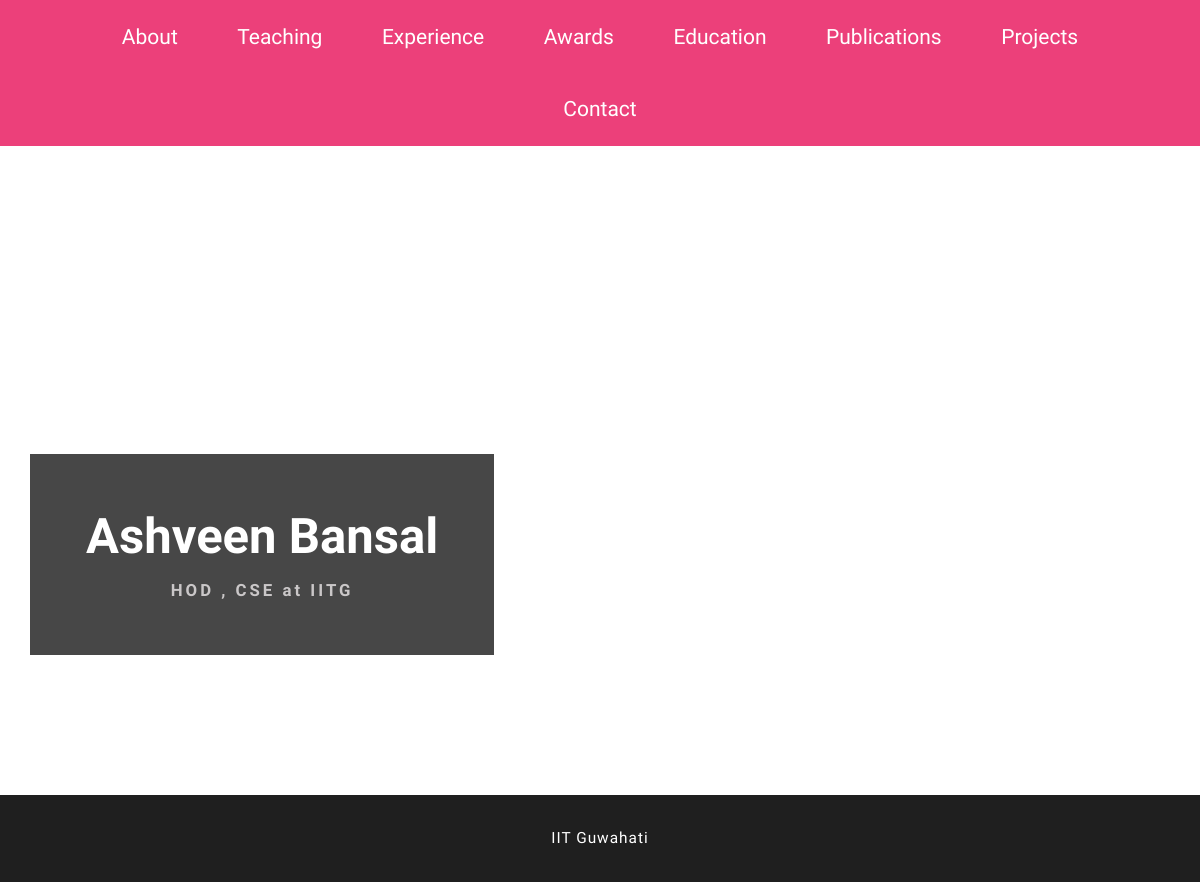
Before: /profile/StHome/ashveen with the older database file.
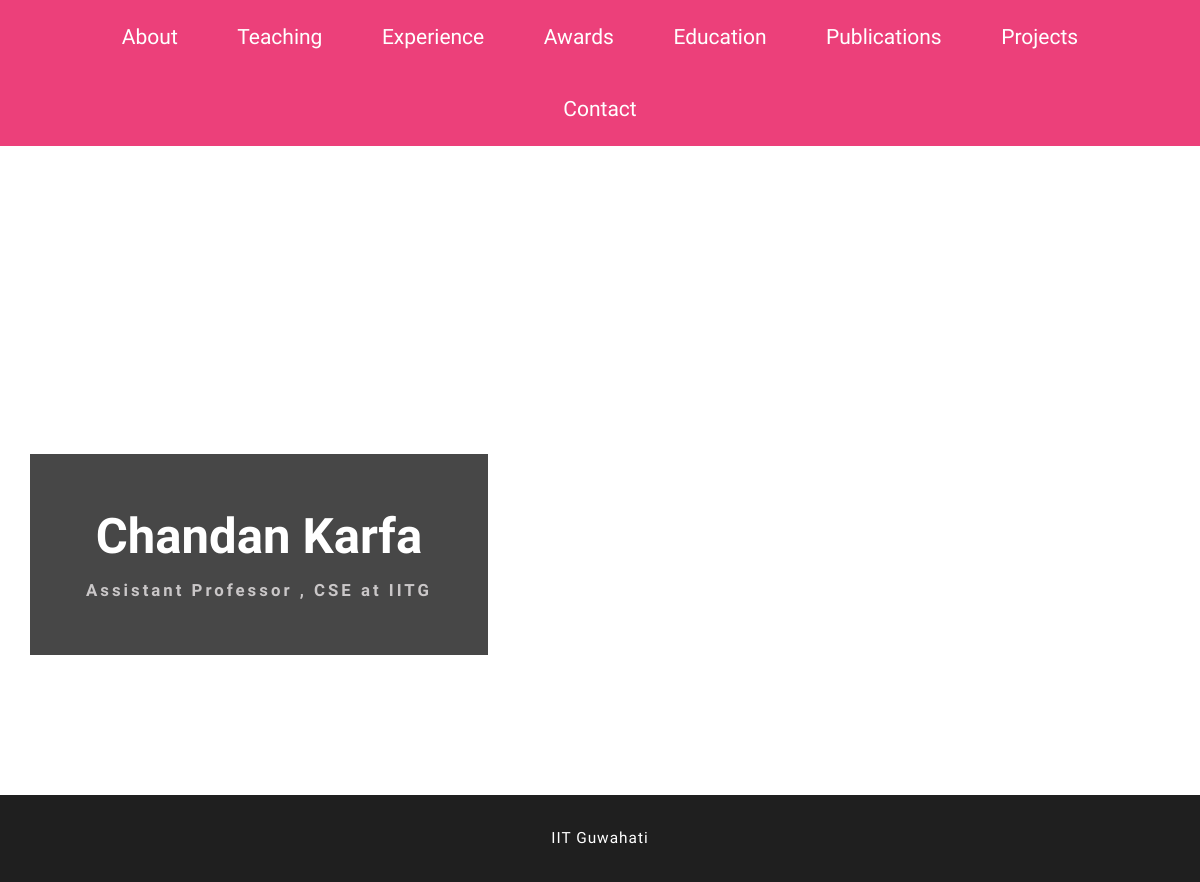
After: the same page with the newer database file.
### userprofile/models.py (models this page shows, shortened)
class About_us(models.Model):
    username = models.OneToOneField(User , on_delete=models.CASCADE,primary_key=True,related_name="xyz",)
    slug = models.SlugField(null=True, blank=True , unique=True)
    Name = models.CharField(max_length=200)
    Department = models.CharField(max_length=200)
    Institute = models.CharField(max_length=200)
    Departmental_post = models.CharField(max_length=200)
    Room_no = models.CharField(max_length=200)
    Phone = models.CharField(max_length=200)
    Email = models.CharField(max_length=200)
    Address = models.CharField(max_length=200)
    ResearchInterest = models.CharField(max_length=200)
    LinkedinURL = models.CharField(max_length=200)
    path = models.CharField(max_length=200)
    scholar = models.CharField(max_length=400)
    Image = models.CharField(max_length=400)
    sync = models.CharField(max_length=200)

### userprofile/views.py (the view)
# urls.py: url(r'^StHome/(?P<username>[\w.@+-]+)', views.StHome, name="StHome"),
def StHome(request,username):
        context = RequestContext(request)
        awards = Awards.objects.filter( username__username = username)
        teaching = Teaching.objects.filter( username__username = username)
        education = Education.objects.filter( username__username = username)
        experience = Experience.objects.filter( username__username = username)
        projecting = Projecting.objects.filter( username__username = username)
        publications = Publications.objects.filter( username__username = username)
        about_us = About_us.objects.filter( username__username = username)
        context = {
          'awards': awards,
          'teaching': teaching,
          'about_us': about_us,
          'education': education,
          'experience': experience,
          'projecting': projecting,
          'publications': publications,
        }
        return render(request, 'userprofile/StHome.html', context)

### userprofile/templates/userprofile/StHome.html (shortened to what this page needs)
{% load static %}
{% load staticfiles %}
<!DOCTYPE html>
<html lang="en">
<head>
<link href="{% static 'css/bootstrap.css' %}" type="text/css" rel="stylesheet" media="all">
<link href="{% static 'css/style1.css' %}" type="text/css" rel="stylesheet" media="all">
<link rel="stylesheet" href="{% static 'css/lightbox.css' %}">
</head>
<body>
	<div class="top-nav">
		<div class="container">
			<div class="collapse navbar-collapse" id="bs-example-navbar-collapse-1">
				<div class="menu">
					<ul class="nav navbar">
						<li><a href="#" data-toggle="modal" data-target="#about" class="w3ls-hover"><span data-letters="About">About </span></a></li>
						<li><a href="#" data-toggle="modal" data-target="#skill" class="w3ls-hover"><span data-letters="Teaching">Teaching</span></a></li>
						<li><a href="#" data-toggle="modal" data-target="#experience" class="w3ls-hover"><span data-letters="Experience">Experience </span></a></li>
						<li><a href="#" data-toggle="modal" data-target="#awards" class="w3ls-hover"><span data-letters="Awards">Awards </span></a></li>
						<li><a href="#" data-toggle="modal" data-target="#education" class="w3ls-hover"><span data-letters="Education">Education </span></a></li>
						<li><a href="#" data-toggle="modal" data-target="#publications" class="w3ls-hover"><span data-letters="Publications">Publications</span></a></li>
						<li><a href="#" data-toggle="modal" data-target="#projects" class="w3ls-hover"><span data-letters="Projects">Projects</span></a></li>
						<li><a href="#" data-toggle="modal" data-target="#contact" class="w3ls-hover"><span data-letters="Contact">Contact </span></a></li>
					</ul>
				</div>
			</div>
		</div>
	</div>
		<div class="container">
			<div class="banner-text agileinfo-text">
				{% for i in about_us %}
					<h1>{{i.Name}}</h1>
					<h6>{{i.Departmental_post}} , {{i.Department}} at {{i.Institute}}</h6>
				{% endfor %}
			</div>
		</div>
	<div class="footer">
		<div class="container">
			<p>IIT Guwahati</p>
		</div>
	</div>
</body>
</html>

### static/css/style1.css (style rules this page uses)
body { margin:0; font-family: 'Roboto Condensed', sans-serif; background: #fff; }
body a { transition: 0.5s all; -webkit-transition: 0.5s all; -moz-transition: 0.5s all; -o-transition: 0.5s all; -ms-transition: 0.5s all; text-decoration:none; }
h1,h2,h3,h4,h5,h6 { margin:0; font-family: 'Text Me One', sans-serif; }
p { margin:0; }
ul,label { margin:0; padding:0; }
.top-nav { background: #ec407a; }
.nav > li { display: inline-block; padding: 1.5em 2em; }
ul.nav.navbar { margin: 0; text-align: center; }
ul.nav.navbar li a { color: #fff; padding: 0; font-size: 1.5em; font-family: 'Text Me One', sans-serif; }
.w3ls-hover span { display: block; position: relative; }
.w3ls-hover span::before { content: attr(data-letters); position: absolute; color: #000; left: 0; overflow: hidden; white-space: nowrap; width: 0%; -webkit-transition: width 0.6s; -moz-transition: width 0.6s; -o-transition: width 0.6s; -ms-transition: width 0.6s; transition: width 0.6s; -webkit-transition-timing-function: cubic-bezier(0.7,0,0.3,1); -moz-transition-timing-function: cubic-bezier(0.7,0,0.3,1); -o-transition-timing-function: cubic-bezier(0.7,0,0.3,1); -ms-transition-timing-function: cubic-bezier(0.7,0,0.3,1); transition-timing-function: cubic-bezier(0.7,0,0.3,1); }
.banner-text { margin: 22em 0 10em; text-align: center; background: rgba(0, 0, 0, 0.72); display: inline-block; padding: 4em; }
.banner-text h1 { font-size: 3.5em; color: #fff; font-weight: 900; }
.banner-text h6 { font-size: 1.2em; color: #cac7c8; margin-top: 1em; letter-spacing: 3px; font-weight: 900; }
p { font-size: 1em; color: #fff; line-height: 2em; font-weight: 300; letter-spacing: 1px; }
.footer { padding: 2em 0; text-align: center; background: #1F1F1F; }
.footer p { color: #fff; font-size: 1.1em; }

### static/css/lightbox.css (style rules this page uses)
body:after { content: url(../images/close.png) url(../images/loading.gif) url(../images/prev.png) url(../images/next.png); display: none; }

Changed rows visible on the page:
changed About_us "CSE": Name "Ashveen Bansal" → "Chandan Karfa"; Departmental_post "HOD" → "Assistant Professor"
